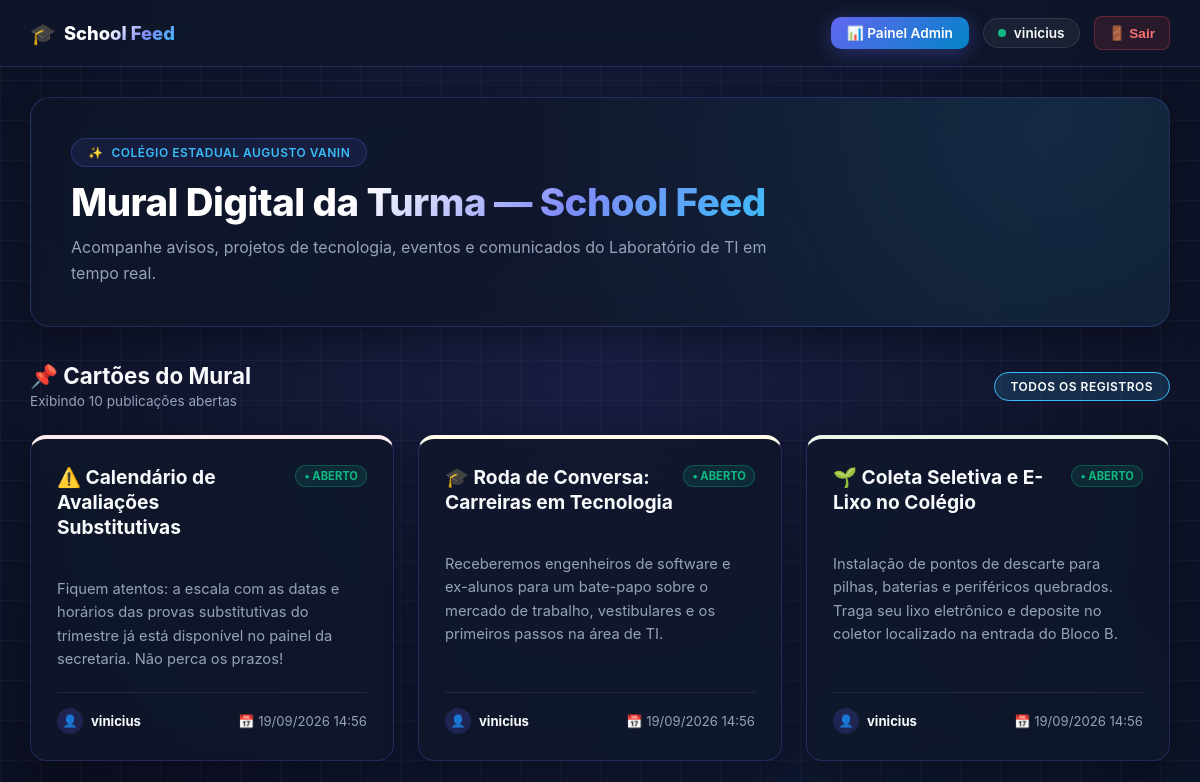
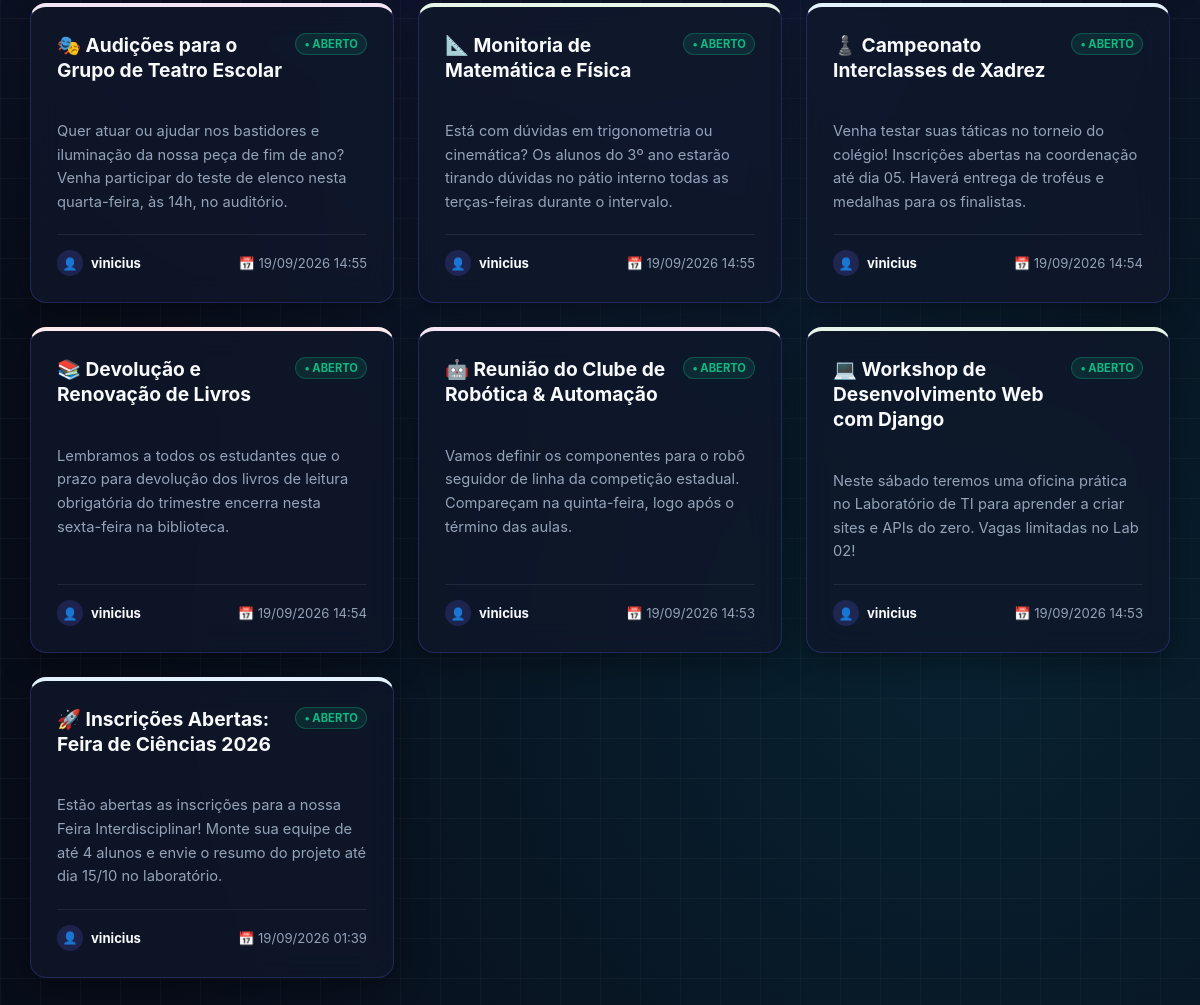
The app's page / (signed in) with its own data (2 pictures, top to bottom).
### mural/models.py (models this page shows, shortened)
class PostagemMural(models.Model):
    CORES_CHOICES = [
        ('#E3F2FD', 'Azul Suave'),
        ('#E8F5E9', 'Verde Suave'),
        ('#FFFDE7', 'Amarelo Suave'),
        ('#FFEBEE', 'Vermelho Suave'),
        ('#F3E5F5', 'Roxo Suave'),
    ]
    autor = models.ForeignKey(User, on_delete=models.CASCADE, verbose_name="Autor")
    titulo = models.CharField(max_length=100, verbose_name="Título do Card")
    conteudo = models.TextField(verbose_name="Conteúdo da Mensagem")
    cor_fundo = models.CharField(max_length=7, choices=CORES_CHOICES, default='#E3F2FD', verbose_name="Cor do Card")
    data_criacao = models.DateTimeField(auto_now_add=True, verbose_name="Data de Criação")
    class Meta:
        ordering = ['-data_criacao']
        verbose_name = "Postagem do Mural"
        verbose_name_plural = "Postagens do Mural"

### mural/views.py (the view)
# urls.py: path('', views.index_publico, name='mural_publico'),
def index_publico(request):
    posts = PostagemMural.objects.all().order_by('-data_criacao')
    return render(request, 'mural/index_publico.html', {'posts': posts})

### templates/mural/index_publico.html (shortened to what this page needs)
{% extends 'base.html' %}
{% block content %}
<div style="max-width: 1200px; margin: 0 auto; width: 100%;">
    <div class="glass-card" style="padding: 40px; margin-bottom: 35px; border-radius: 20px; background: radial-gradient(circle at 90% 10%, rgba(56, 189, 248, 0.12) 0%, transparent 50%), rgba(15, 23, 42, 0.75);">
        <div style="display: flex; justify-content: space-between; align-items: center; flex-wrap: wrap; gap: 20px;">
            <div style="max-width: 700px;">
                <div class="pill-badge" style="margin-bottom: 12px;">
                    <span>✨</span> COLÉGIO ESTADUAL AUGUSTO VANIN
                </div>
                <h1 class="gradient-text" style="font-size: 2.4rem; font-weight: 800; margin: 0 0 10px 0; letter-spacing: -0.5px;">
                    Mural Digital da Turma — School Feed
                </h1>
                <p style="color: var(--text-muted); font-size: 1rem; line-height: 1.6; margin: 0;">
                    Acompanhe avisos, projetos de tecnologia, eventos e comunicados do Laboratório de TI em tempo real.
                </p>
            </div>
        </div>
    </div>
    <div style="display: flex; justify-content: space-between; align-items: center; margin-bottom: 25px;">
        <div>
            <h2 style="margin: 0; font-size: 1.4rem; color: var(--text-light); font-weight: 700;">
                📌 Cartões do Mural
            </h2>
            <span style="font-size: 0.85rem; color: var(--text-muted);">
                Exibindo {{ posts.count }} {% if posts.count == 1 %}publicação aberta{% else %}publicações abertas{% endif %}
            </span>
        </div>
        <div class="pill-badge" style="background: rgba(56, 189, 248, 0.15); border-color: #38bdf8; color: #ffffff;">
            Todos os Registros
        </div>
    </div>
    <div style="display: grid; grid-template-columns: repeat(auto-fill, minmax(340px, 1fr)); gap: 24px;">
        {% for post in posts %}
            <div class="glass-card" style="padding: 26px; border-top: 4px solid {{ post.cor_fundo }}; display: flex; flex-direction: column; justify-content: space-between; min-height: 220px;">
                <div>
                    <div style="display: flex; justify-content: space-between; align-items: flex-start; gap: 10px; margin-bottom: 14px;">
                        <h3 style="margin: 0; font-size: 1.2rem; font-weight: 700; color: var(--text-light); line-height: 1.3;">
                            {{ post.titulo }}
                        </h3>
                        <span style="background: rgba(16, 185, 129, 0.12); color: #10b981; border: 1px solid rgba(16, 185, 129, 0.3); font-size: 0.7rem; padding: 3px 8px; border-radius: 12px; font-weight: 700; white-space: nowrap;">
                            • ABERTO
                        </span>
                    </div>
                    <p style="color: var(--text-muted); font-size: 0.92rem; line-height: 1.6; margin: 0 0 20px 0; white-space: pre-line;">
                        {{ post.conteudo }}
                    </p>
                </div>
                <div style="padding-top: 15px; border-top: 1px solid rgba(255, 255, 255, 0.08); display: flex; justify-content: space-between; align-items: center; font-size: 0.82rem; color: var(--text-muted);">
                    <div style="display: flex; align-items: center; gap: 8px;">
                        <span style="background: rgba(99, 102, 241, 0.2); width: 26px; height: 26px; border-radius: 50%; display: inline-flex; align-items: center; justify-content: center; font-size: 0.75rem; color: #38bdf8;">👤</span>
                        <strong style="color: var(--text-light);">{{ post.autor.username }}</strong>
                    </div>
                    <span>📅 {{ post.data_criacao|date:"d/m/Y H:i" }}</span>
                </div>
            </div>
        {% endfor %}
    </div>
</div>
{% endblock %}

### templates/components/_topbar.html (shortened to what this page needs)
<header style="display: flex; justify-content: space-between; align-items: center; padding: 16px 30px; background: rgba(15, 23, 42, 0.75); backdrop-filter: blur(12px); border-bottom: 1px solid var(--border-glow); margin-bottom: 30px;">
    <div style="display: flex; align-items: center; gap: 12px;">
        <a href="{% url 'mural_publico' %}" style="text-decoration: none; color: var(--text-light); font-weight: 800; font-size: 1.15rem; display: flex; align-items: center; gap: 8px;">
            <span style="font-size: 1.3rem;">🎓</span>
            <span class="gradient-text">School Feed</span>
        </a>
    </div>
    <div style="display: flex; align-items: center; gap: 14px;">
        {% if user.is_authenticated %}
            <a href="{% url 'mural_lista' %}" class="btn-gradient" style="padding: 8px 16px; font-size: 0.85rem; text-decoration: none; display: flex; align-items: center; gap: 6px; font-weight: 600;">
                📊 Painel Admin
            </a>
            <div style="display: flex; align-items: center; gap: 8px; background: rgba(255, 255, 255, 0.05); padding: 6px 14px; border-radius: 20px; border: 1px solid rgba(255, 255, 255, 0.1);">
                <span style="width: 8px; height: 8px; background-color: #10b981; border-radius: 50%; display: inline-block;"></span>
                <span style="font-size: 0.85rem; color: var(--text-light); font-weight: 600;">{{ user.username }}</span>
            </div>
            <form action="{% url 'logout' %}" method="post" style="display: inline; margin: 0;">
                <button type="submit" style="background: rgba(239, 68, 68, 0.12); color: #f87171; border: 1px solid rgba(239, 68, 68, 0.3); padding: 8px 14px; border-radius: 8px; font-size: 0.85rem; font-weight: 600; cursor: pointer; transition: all 0.2s ease;">
                    🚪 Sair
                </button>
            </form>
        {% else %}
            <a href="{% url 'login' %}" class="btn-gradient" style="padding: 8px 20px; font-size: 0.85rem; text-decoration: none; font-weight: 600;">
                🔑 Entrar
            </a>
        {% endif %}
    </div>
</header>

### static/css/style.css (style rules this page uses)
:root { --bg-dark: #080d1a; --card-bg: rgba(15, 23, 42, 0.75); --border-glow: rgba(99, 102, 241, 0.25); --border-hover: rgba(56, 189, 248, 0.5); --text-light: #f8fafc; --text-muted: #94a3b8; --gradient-primary: linear-gradient(135deg, #6366f1 0%, #0284c7 100%); --gradient-hover: linear-gradient(135deg, #4f46e5 0%, #0369a1 100%); --gradient-text: linear-gradient(135deg, #ffffff 40%, #818cf8 70%, #38bdf8 100%); }
body { background-color: var(--bg-dark); background-image: radial-gradient(circle at 50% 20%, rgba(99, 102, 241, 0.18) 0%, transparent 60%), radial-gradient(circle at 80% 80%, rgba(6, 182, 212, 0.12) 0%, transparent 50%), linear-gradient(rgba(255, 255, 255, 0.03) 1px, transparent 1px), linear-gradient(90deg, rgba(255, 255, 255, 0.03) 1px, transparent 1px); background-size: 100% 100%, 100% 100%, 40px 40px, 40px 40px; color: var(--text-light); font-family: 'Inter', -apple-system, sans-serif; margin: 0; min-height: 100vh; }
.gradient-text { background: var(--gradient-text); -webkit-background-clip: text; -webkit-text-fill-color: transparent; }
.pill-badge { display: inline-flex; align-items: center; gap: 8px; background: rgba(99, 102, 241, 0.1); border: 1px solid rgba(99, 102, 241, 0.3); color: #38bdf8; padding: 6px 16px; border-radius: 20px; font-size: 0.75rem; font-weight: 600; letter-spacing: 0.5px; text-transform: uppercase; }
.glass-card { background: var(--card-bg); backdrop-filter: blur(16px); -webkit-backdrop-filter: blur(16px); border: 1px solid var(--border-glow); border-radius: 16px; box-shadow: 0 8px 32px 0 rgba(0, 0, 0, 0.37); transition: border-color 0.3s ease, box-shadow 0.3s ease; }
.btn-gradient { background: var(--gradient-primary); color: #ffffff; border: none; padding: 12px 24px; border-radius: 10px; font-weight: 600; font-size: 0.95rem; cursor: pointer; display: inline-flex; align-items: center; justify-content: center; gap: 8px; transition: all 0.3s ease; box-shadow: 0 4px 20px rgba(99, 102, 241, 0.35); text-decoration: none; }

### records on screen
PostagemMural: titulo "⚠️ Calendário de Avaliações Substitutivas", conteudo "Fiquem atentos: a escala com as datas e horários das provas substitutivas do trimestre já está disponível no painel da secretaria. Não perca os prazos!", autor.username "vinicius", data_criacao "19/09/2026 14:56"
PostagemMural: titulo "🎓 Roda de Conversa: Carreiras em Tecnologia", conteudo "Receberemos engenheiros de software e ex-alunos para um bate-papo sobre o mercado de trabalho, vestibulares e os primeiros passos na área de TI.", autor.username "vinicius", data_criacao "19/09/2026 14:56"
PostagemMural: titulo "🌱 Coleta Seletiva e E-Lixo no Colégio", conteudo "Instalação de pontos de descarte para pilhas, baterias e periféricos quebrados. Traga seu lixo eletrônico e deposite no coletor localizado na entrada do Bloco B.", autor.username "vinicius", data_criacao "19/09/2026 14:56"
PostagemMural: titulo "🎭 Audições para o Grupo de Teatro Escolar", conteudo "Quer atuar ou ajudar nos bastidores e iluminação da nossa peça de fim de ano? Venha participar do teste de elenco nesta quarta-feira, às 14h, no auditório.", autor.username "vinicius", data_criacao "19/09/2026 14:55"
PostagemMural: titulo "📐 Monitoria de Matemática e Física", conteudo "Está com dúvidas em trigonometria ou cinemática? Os alunos do 3º ano estarão tirando dúvidas no pátio interno todas as terças-feiras durante o intervalo.", autor.username "vinicius", data_criacao "19/09/2026 14:55"
PostagemMural: titulo "♟️ Campeonato Interclasses de Xadrez", conteudo "Venha testar suas táticas no torneio do colégio! Inscrições abertas na coordenação até dia 05. Haverá entrega de troféus e medalhas para os finalistas.", autor.username "vinicius", data_criacao "19/09/2026 14:54"
PostagemMural: titulo "📚 Devolução e Renovação de Livros", conteudo "Lembramos a todos os estudantes que o prazo para devolução dos livros de leitura obrigatória do trimestre encerra nesta sexta-feira na biblioteca.", autor.username "vinicius", data_criacao "19/09/2026 14:54"
PostagemMural: titulo "🤖 Reunião do Clube de Robótica & Automação", conteudo "Vamos definir os componentes para o robô seguidor de linha da competição estadual. Compareçam na quinta-feira, logo após o término das aulas.", autor.username "vinicius", data_criacao "19/09/2026 14:53"
PostagemMural: titulo "💻 Workshop de Desenvolvimento Web com Django", conteudo "Neste sábado teremos uma oficina prática no Laboratório de TI para aprender a criar sites e APIs do zero. Vagas limitadas no Lab 02!", autor.username "vinicius", data_criacao "19/09/2026 14:53"
PostagemMural: titulo "🚀 Inscrições Abertas: Feira de Ciências 2026", conteudo "Estão abertas as inscrições para a nossa Feira Interdisciplinar! Monte sua equipe de até 4 alunos e envie o resumo do projeto até dia 15/10 no laboratório.", autor.username "vinicius", data_criacao "19/09/2026 01:39"

### other values on screen
{{ user.username }} "vinicius"
{{ posts.count }} "10"
